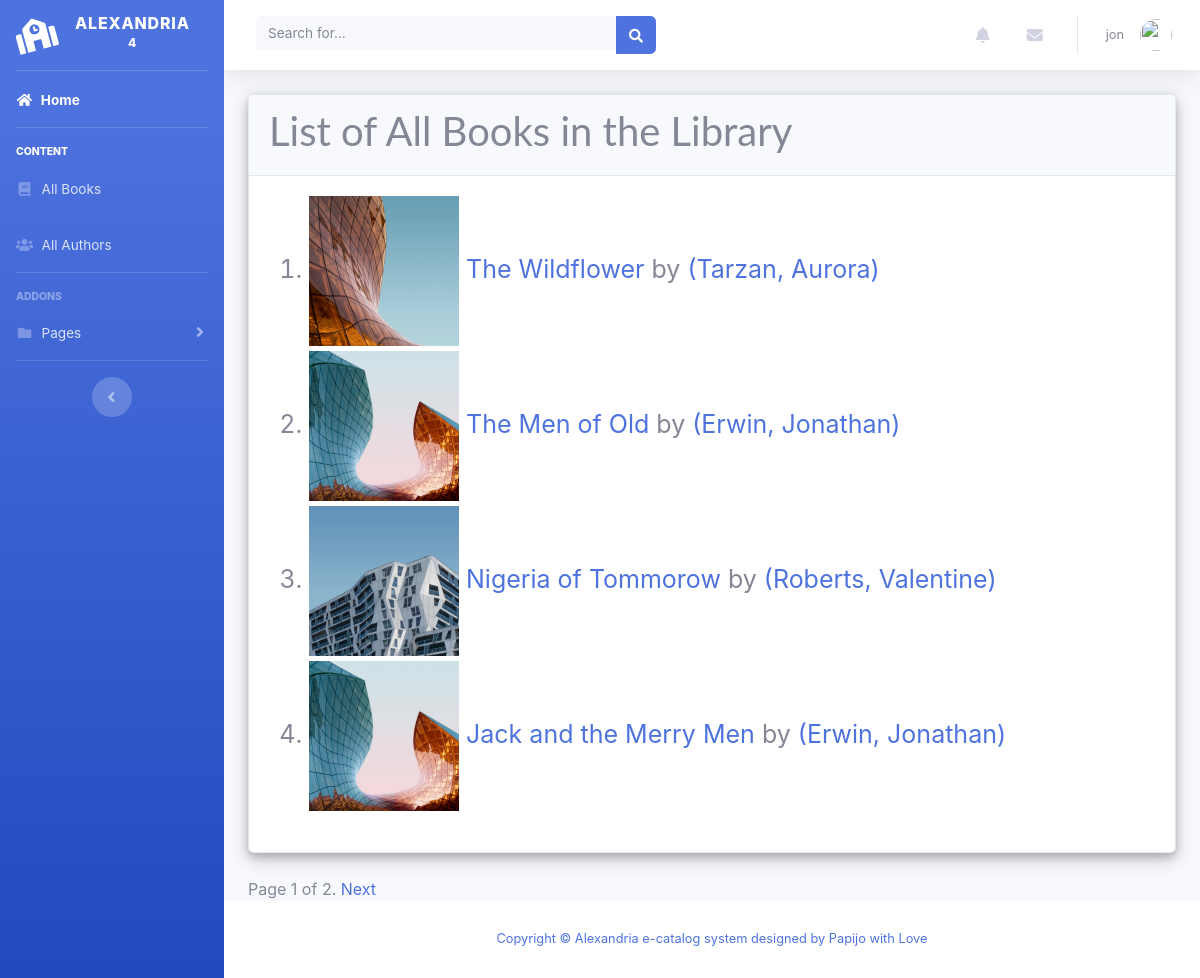
/books/ (signed in), run on the app's committed database.
### catalog/models.py (models this page shows, shortened)
class Book(models.Model):
    title = models.CharField(max_length=200)
    author = models.ForeignKey('Author', on_delete=models.SET_NULL, null=True)
    summary = models.TextField(max_length=1000, help_text='Enter a brief description of the book')
    isbn = models.CharField('ISBN', max_length=13, help_text='13 Character <a href="https://www.isbn-international.org/content/what-isbn">ISBN number</a>')
    genre = models.ManyToManyField(Genre, help_text='Select a genre for this book')
    language = models.ForeignKey('Language', on_delete=models.SET_NULL, null=True)
    image = models.ImageField(upload_to='uploads/book', blank=True, null = True)
    def get_absolute_url(self):
        return reverse('book-detail', args=[str(self.id)])
    def display_genre(self):
        """Create a string for the Genre. This is required to display genre in Admin."""
        return ', '.join(genre.name for genre in self.genre.all()[:3])
    display_genre.short_description = 'Genre'
    def book_cover(self):
        return format_html('<img src = "/media/%s" width="100" height="100" />' % (self.image))
    book_cover.short_description = 'Image'
    book_cover.allow_tags = True

class Author(models.Model):
    first_name = models.CharField(max_length=100)
    last_name = models.CharField(max_length=100)
    date_of_birth = models.DateField(null=True, blank=True)
    date_of_death = models.DateField('Died', null=True, blank=True)
    image = models.ImageField(upload_to='uploads/author', blank=True, null = True)
    biography = models.TextField(null=True, max_length= 500)
    class Meta:
        ordering = ['last_name', 'first_name']
    def __str__(self):
        return f'{self.last_name}, {self.first_name}'
    def author_image(self):
        return format_html('<img src = "/media/%s" width="100" height="100" />' % (self.image))
    author_image.short_description = 'Image'
    author_image.allow_tags = True

### catalog/views.py (the view)
# urls.py: path('books/', views.BookListView.as_view(), name='books'),
class BookListView(LoginRequiredMixin, generic.ListView):
    model = Book
    paginate_by = 4

### catalog/templates/catalog/book_list.html
{% extends "base_generic.html" %}
{% block content %}
<div class="row">
    <div class="col-lg-12">
      <div class="card mb-4">
        <div class="card-header">
          <h1>List of All Books in the Library</h1>
        </div>
        <div class="card-body">
            {% if book_list %}
  <ol>
    {% for book in book_list %}
      <li class = "links">
          <img height="150" width="150" src="{{ book.image.url }}" />  <a href="{{ book.get_absolute_url }}">{{ book.title }}</a> by <a href="{% url 'author-detail' book.author.pk %}">({{book.author}})</a>
      </li>
    {% endfor %}
  </ol>
  {% else %}
    <p>There are no books in the library.</p>
  {% endif %}
        </div>
      </div>
          </div>
  </div>
{% endblock %}

### catalog/templates/base_generic.html (shortened to what this page needs)
<!DOCTYPE html>
<html lang="en">
<head>
  {% load static %}
  <link rel="stylesheet" href="{% static 'css/bootstrap.min.css' %}">
  <link rel="stylesheet" href="{% static 'css/css/all.css' %}">
  <link rel="stylesheet" href="{% static 'css/css/brands.css' %}">
  <link rel="stylesheet" href="{% static 'css/css/fontawesome.css' %}">
  <link rel="stylesheet" href="{% static 'css/animate.css' %}">
  <link rel="stylesheet" href="{% static 'css/style.css' %}">
  <link rel="stylesheet" href="{% static 'css/css/solid.css' %}">
  <link rel="stylesheet" href="{% static 'css/landing-page.css' %}">
  <link rel="stylesheet" href="{% static 'css/sb-admin-2.css' %}">
</head>
<body id="page-top">
    <div id="wrapper">
      <ul class="navbar-nav bg-gradient-primary sidebar sidebar-dark accordion" id="accordionSidebar">
        <a class="sidebar-brand d-flex align-items-center justify-content-center" href="{% url 'homepage' %}">
          <div class="sidebar-brand-icon rotate-n-15">
            <i class="fas fa-school"></i>
          </div>
          <div class="sidebar-brand-text mx-3">Alexandria <sup>4</sup></div>
        </a>
        <hr class="sidebar-divider my-0">
        <li class="nav-item active">
          <a class="nav-link" href="{% url 'index' %}">
            <i class="fas fa-fw fa-home"></i>
            <span>Home</span></a>
        </li>
        <hr class="sidebar-divider">
        <div class="sidebar-heading text-white">
          Content
        </div>
        <li class="nav-item">
          <a class="nav-link collapsed" href="{% url 'books' %}"  >
            <i class="fas fa-fw fa-book"></i>
            <span>All Books</span>
          </a>
        </li>
        <li class="nav-item">
          <a class="nav-link collapsed" href="{% url 'authors' %}" >
            <i class="fas fa-fw fa-users"></i>
            <span>All Authors</span>
          </a>
        </li>
        <hr class="sidebar-divider">
        <div class="sidebar-heading">
          Addons
        </div>
        <li class="nav-item">
          <a class="nav-link collapsed" href="#" data-toggle="collapse" data-target="#collapsePages" aria-expanded="true" aria-controls="collapsePages">
            <i class="fas fa-fw fa-folder"></i>
            <span>Pages</span>
          </a>
        </li>
        <hr class="sidebar-divider d-none d-md-block">
        <div class="text-center d-none d-md-inline">
          <button class="rounded-circle border-0" id="sidebarToggle"></button>
        </div>
      </ul>
      <div id="content-wrapper" class="d-flex flex-column">
        <div id="content">
          <nav class="navbar navbar-expand navbar-light bg-white topbar mb-4 static-top shadow">
            <form class="d-none d-sm-inline-block form-inline mr-auto ml-md-3 my-2 my-md-0 mw-100 navbar-search">
              <div class="input-group">
                <input type="text" class="form-control bg-light border-0 small" placeholder="Search for..." aria-label="Search" aria-describedby="basic-addon2">
                <div class="input-group-append">
                  <button class="btn btn-primary" type="button">
                    <i class="fas fa-search fa-sm"></i>
                  </button>
                </div>
              </div>
            </form>
            <ul class="navbar-nav ml-auto">
              <li class="nav-item dropdown no-arrow mx-1">
                <a class="nav-link dropdown-toggle" href="#" id="alertsDropdown" role="button" data-toggle="dropdown" aria-haspopup="true" aria-expanded="false">
                  <i class="fas fa-bell fa-fw"></i>
                </a>
              </li>
              <li class="nav-item dropdown no-arrow mx-1">
                <a class="nav-link dropdown-toggle" href="#" id="messagesDropdown" role="button" data-toggle="dropdown" aria-haspopup="true" aria-expanded="false">
                  <i class="fas fa-envelope fa-fw"></i>
                </a>
              </li>
              {% if user.is_authenticated %}
              <li class="nav-item dropdown no-arrow">
                <a class="nav-link dropdown-toggle" href="#" id="userDropdown" role="button" data-toggle="dropdown" aria-haspopup="true" aria-expanded="false">
                  <span class="mr-2 d-none d-lg-inline text-gray-600 small">{{ user.get_username }}</span>
                  <img class="img-profile rounded-circle" src="https://source.unsplash.com/QAB-WJcbgJk/60x60">
                </a>
              </li>
              {% endif %}
            </ul>
          </nav>
          <div class="container-fluid" >
            {% block content %}{% endblock %}
            {% block pagination %}
            {% if is_paginated %}
                <div class="pagination">
                    <span class="page-links">
                        <span class="page-current">
                            Page {{ page_obj.number }} of {{ page_obj.paginator.num_pages }}.
                        </span>
                        {% if page_obj.has_next %}
                            <a href="{{ request.path }}?page={{ page_obj.next_page_number }}">Next</a>
                        {% endif %}
                    </span>
                </div>
            {% endif %}
          {% endblock %}
          </div>
        </div>
        <footer class="sticky-footer bg-white">
          <div class="container my-auto">
            <div class="copyright text-center my-auto">
              <span><a href="http://ebhota.github.io/">Copyright &copy; Alexandria e-catalog system designed by Papijo with Love</a> </span>
            </div>
          </div>
        </footer>
      </div>
    </div>
  </body>
</html>

### catalog/static/css/css/all.css (style rules this page uses)
.fa, .fas, .far, .fal, .fad, .fab { -moz-osx-font-smoothing: grayscale; -webkit-font-smoothing: antialiased; display: inline-block; font-style: normal; font-variant: normal; text-rendering: auto; line-height: 1; }
.fa-sm { font-size: .875em; }
.fa-fw { text-align: center; width: 1.25em; }
.fa-bell:before { content: "\f0f3"; }
.fa-book:before { content: "\f02d"; }
.fa-envelope:before { content: "\f0e0"; }
.fa-folder:before { content: "\f07b"; }
.fa-home:before { content: "\f015"; }
.fa-school:before { content: "\f549"; }
.fa-search:before { content: "\f002"; }
.fa-users:before { content: "\f0c0"; }
.fa, .fas { font-family: 'Font Awesome 5 Free'; font-weight: 900; }

### catalog/static/css/style.css (style rules this page uses)
div.card { box-shadow: 0 4px 8px 0 rgba(0, 0, 0, 0.2), 0 6px 20px 0 rgba(0, 0, 0, 0.19); }
.links { font-size: 25px; padding-bottom: 5px; }

### catalog/static/css/css/solid.css (style rules this page uses)
.fa, .fas { font-family: 'Font Awesome 5 Free'; font-weight: 900; }

### catalog/static/css/landing-page.css (style rules this page uses)
body { font-family: 'Lato', 'Helvetica Neue', Helvetica, Arial, sans-serif; }
h1, h2, h3, h4, h5, h6 { font-family: 'Lato', 'Helvetica Neue', Helvetica, Arial, sans-serif; font-weight: 700; }

### data on the page
Book: image (picture), title "The Wildflower", author "Tarzan, Aurora"
Book: image (picture), title "The Men of Old", author "Erwin, Jonathan"
Book: image (picture), title "Nigeria of Tommorow", author "Roberts, Valentine"
Book: image (picture), title "Jack and the Merry Men", author "Erwin, Jonathan"

### other printed values
{{ user.get_username }} "jon"
{{ page_obj.number }} "1"
{{ page_obj.paginator.num_pages }} "2"
